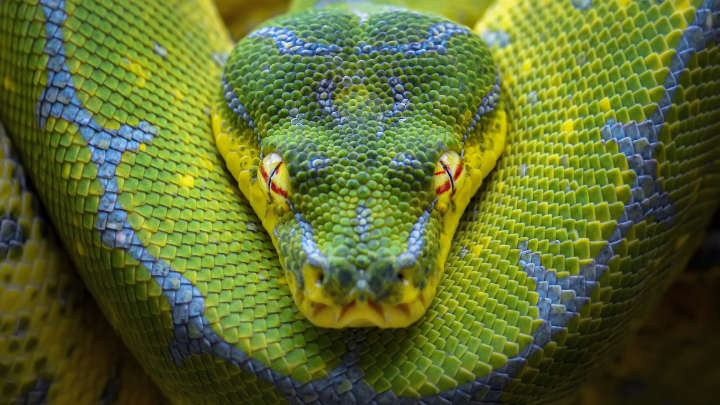
#> input picture majasdarbs_7/python.jpg, 720 x 405 px
$ python 7_majasdarbs_template_2.py
#> lines starting #> are read from the running program, lines starting #| are printed output that depends on the picture
### majasdarbs_7/IntroOpenCV.py
#!/usr/bin/env python3
'''
Python 7 nodarbības mājasdarbs Nr.2

Uzdevums: aizpildīt vietas ar atzīmi TODO

Izveidot klasi, kura pārveido 5. nodarbības mājasdarbu Nr. 3 saturu par klasi
'''

import numpy as np
import cv2 as cv

class IntroOpenCV:
    '''
    Izveidot klasi, kurai ir 5 publiskas metodes:
    - setBilde -  definē bildes failu
    - bilde
    - melnbalts
    - EdgeDetection
    - ZilsSarkans

    !Klasei nav neviena publiski pieejami parametri!
    '''
    def set_picture(self,BildeFails):
        self.__picture = BildeFails

    def get_picture(self):
        # izsaucot šo metodi izvada Originālbildi . Originālbilde self.__bilde
        # TODO
        return cv.imread(cv.samples.findFile(self.__picture), cv.IMREAD_COLOR)
#> returned value is the input picture: shape (405, 720, 3); mean B, G, R 47.8, 107.3, 92.4

    # [9 lines left out: functions get_black_white, get_edge_detection, not called in this run]

    def get_blue_red(self):
        # izsaucot šo metodi izvada bildi, kura apmaina zilo krāsu ar sarkanu. Originālbilde self.__bilde
        # TODO
        return cv.cvtColor(self.get_picture(),cv.COLOR_BGR2RGB)


# [3 lines that do not run on import are left out]

### majasdarbs_7/TopWords.py
#!/usr/bin/env python3
'''
Python 7 mājasdarbs Nr.2

Uzdevums: aizpildīt vietas ar atzīmi TODO

Izveidot klasi, kura pārveido 5. nodarbības mājasdarbu Nr. 2 saturu par klasi

'''
import matplotlib.pyplot as plt
import json
import os

class TopWords:
    '''
    Izveidot klasi, kurai ir 2 publiskas metodes:
    - setVardnica -  definē failu
    - grafiks - izvada grafiku

    Klasei nav pieejami publiski parametri
    '''
    def set_dict(self,vardnicaFails):
#> called with vardnicaFails = 'top_vardi.json'
        f=open(vardnicaFails)
#> (reads majasdarbs_7/top_vardi.json from the repository)
        self.__vardnica = json.load(f)
        f.close()

    def get_bar_plot(self):
        plt.bar(range(len(self.__vardnica)), list(self.__vardnica.values()), align='center')
        plt.xticks(range(len(self.__vardnica)), list(self.__vardnica.keys()))
        plt.show()
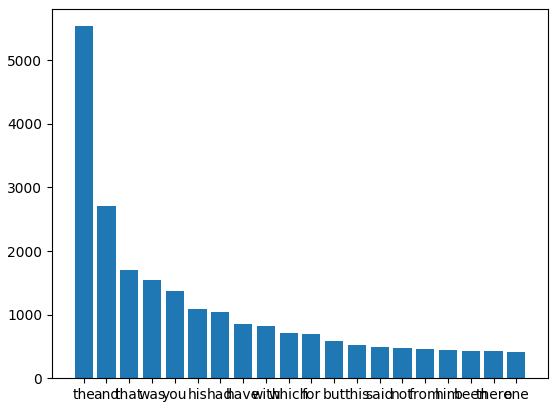
#> figure drawn by matplotlib, 1 panel; tallest bar 5535 high, from x = -0.4 to 0.4
        return 0


# [3 lines that do not run on import are left out]

### majasdarbs_7/7_majasdarbs_template_2.py
#!/usr/bin/env python3
'''
Python 7 mājasdarbs Nr.2

Uzdevums: aizpildīt vietas ar atzīmi TODO

'''

from IntroOpenCV import IntroOpenCV
from TopWords import TopWords

# definēt klasi, kura manto klases TopVardi un IevadsOpenCV
# TODO
class Majasdarbs(IntroOpenCV,TopWords):
    '''

    '''
    pass


if __name__ == "__main__":
    obj = Majasdarbs()
    obj.set_picture("python.jpg")
    obj.get_blue_red()
    obj.set_dict("top_vardi.json")
    obj.get_bar_plot()
